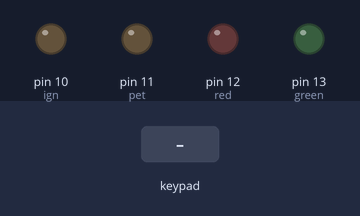
Recording of a sketch running on a simulated Arduino Uno, built with avr-gcc and run on an emulated ATmega328P. Parts: output pins drawn as LEDs (lit = HIGH). The test bench sets the inputs (shaded band).

Above: at 1.2 s.
1.3 s: keypad keys 8 7 6 5 # pressed 0.4 s apart
At 3.3 s:
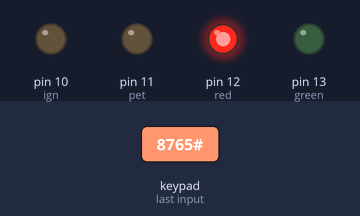
Timing chart, 0 to 4.8 s (numbered marks = the images above; inputs shaded):
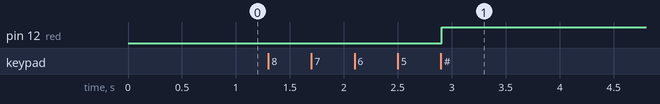

Measured:
- after the input at 1.3 s, pin 12 (red): LOW → HIGH after 1.6 s

The sketch:

cata_pinpad_without_gsm.ino
```cpp
#include <Keypad.h>

//pins
int ign = 10;
int pet = 11;
int red = 12;
int green = 13;
int key = 9;

//variables
int character = 0;
int activated =0;
char Str[16] = {' ', ' ', ' ', ' ', ' ', ' ', '-', '*', '*', '*', ' ', ' ', ' ', ' ', ' ', ' '};

//Keypad config
const byte ROWS = 3; //four rows
const byte COLS = 4; //four columns
//define the cymbols on the buttons of the keypads
char hexaKeys[ROWS][COLS] = {
  {'1','4','7','*'},
  {'2','5','8','0'},
  {'3','6','9','#'}
};
byte rowPins[ROWS] = {4, 3, 2}; //connect to the row pinouts of the keypad
byte colPins[COLS] = {8, 7, 6, 5}; //connect to the column pinouts of the keypad

//initialize an instance of class NewKeypad
Keypad customKeypad = Keypad( makeKeymap(hexaKeys), rowPins, colPins, ROWS, COLS);

void setup(){
  pinMode(ign,OUTPUT);
  pinMode(pet,OUTPUT);
  pinMode(red,OUTPUT);
  pinMode(green,OUTPUT);
  pinMode(key,INPUT);


}

void loop(){

///////////////KEYPAD OPEN/CLOSE////////////
  char customKey = customKeypad.getKey(); //this function reads the presed key

  if (customKey){

    if (character ==0)
    {
    Serial.println(customKey);
    Str[6]= customKey;

    }

    if (character ==1)
    {
    Serial.println(customKey);
    Str[7]= customKey;

    }

    if (character ==2)
    {
    Serial.println(customKey);
    Str[8]= customKey;

    }

    if (character ==3)
    {
    Serial.println(customKey);
    Str[9]= customKey;

    }

    if (character ==4)
    {
    Serial.println(customKey);
    Str[10]= customKey;
    activated=1;

    }
    character=character+1;
  }

  if (activated == 1)
    {
/*Change your password below!!!
Change each of Str[6], Str[7], Str[8], Str[9]*/

    if(Str[10]='*' && character==5 && Str[6]=='1' && Str[7]=='2' && Str[8]=='3' && Str[9]=='4' )
    {
      digitalWrite(green,HIGH);
      digitalWrite(red,LOW);
      delay(500);
      digitalWrite(ign,HIGH);
      digitalWrite(pet,HIGH);
      activated = 2;
    }
    else
    {
      digitalWrite(red,HIGH);
      character=0;
      Str[6]= '-';
      Str[7]= '*';
      Str[8]= '*';
      Str[9]= '*';
      Str[10]= ' ';
      activated = 0;
    }
  }
  if (activated == 2)
    {
    if(customKey == '#' )
    {
      digitalWrite(pet,LOW);
      digitalWrite(ign,LOW);
      digitalWrite(green,LOW);
      activated = 0;
      character=0;
      Str[6]= '-';
      Str[7]= '*';
      Str[8]= '*';
      Str[9]= '*';
      Str[10]= ' ';
    }
    if(digitalRead(key) == LOW)
    {
      digitalWrite(pet,LOW);
      digitalWrite(ign,LOW);
      digitalWrite(green,LOW);
      activated = 0;
      character=0;
      Str[6]= '-';
      Str[7]= '*';
      Str[8]= '*';
      Str[9]= '*';
      Str[10]= ' ';
    }
  }
}
```
